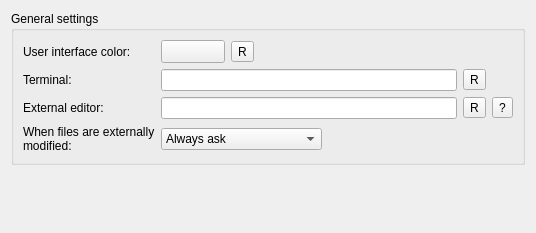
<?xml version="1.0" encoding="UTF-8"?>
<ui version="4.0">
 <class>Core::Internal::GeneralSettings</class>
 <widget class="QWidget" name="Core::Internal::GeneralSettings">
  <property name="geometry">
   <rect>
    <x>0</x>
    <y>0</y>
    <width>536</width>
    <height>233</height>
   </rect>
  </property>
  <layout class="QVBoxLayout" name="verticalLayout_2">
   <item>
    <widget class="QGroupBox" name="groupBox">
     <property name="title">
      <string>General settings</string>
     </property>
     <layout class="QGridLayout" name="gridLayout">
      <item row="1" column="0">
       <widget class="QLabel" name="terminalLabel">
        <property name="text">
         <string>Terminal:</string>
        </property>
       </widget>
      </item>
      <item row="7" column="0">
       <widget class="QLabel" name="label">
        <property name="text">
         <string>External editor:</string>
        </property>
       </widget>
      </item>
      <item row="9" column="0">
       <widget class="QLabel" name="label_2">
        <property name="text">
         <string>When files are externally modified:</string>
        </property>
        <property name="wordWrap">
         <bool>true</bool>
        </property>
       </widget>
      </item>
      <item row="1" column="1">
       <widget class="QLineEdit" name="terminalEdit"/>
      </item>
      <item row="0" column="0">
       <widget class="QLabel" name="colorLabel">
        <property name="text">
         <string>User interface color:</string>
        </property>
       </widget>
      </item>
      <item row="1" column="2">
       <widget class="QToolButton" name="resetTerminalButton">
        <property name="toolTip">
         <string>Reset to default</string>
        </property>
        <property name="text">
         <string>R</string>
        </property>
        <property name="icon">
         <iconset>
          <normaloff>:/core/images/reset.png</normaloff>:/core/images/reset.png</iconset>
        </property>
       </widget>
      </item>
      <item row="7" column="1">
       <widget class="QLineEdit" name="externalEditorEdit"/>
      </item>
      <item row="7" column="2">
       <widget class="QToolButton" name="resetEditorButton">
        <property name="toolTip">
         <string>Reset to default</string>
        </property>
        <property name="text">
         <string>R</string>
        </property>
        <property name="icon">
         <iconset>
          <normaloff>:/core/images/reset.png</normaloff>:/core/images/reset.png</iconset>
        </property>
       </widget>
      </item>
      <item row="7" column="3">
       <widget class="QToolButton" name="helpExternalEditorButton">
        <property name="text">
         <string>?</string>
        </property>
       </widget>
      </item>
      <item row="0" column="1">
       <widget class="QWidget" name="widget" native="true">
        <layout class="QGridLayout" name="gridLayout_2">
         <property name="margin">
          <number>0</number>
         </property>
         <item row="0" column="1">
          <widget class="QToolButton" name="resetButton">
           <property name="toolTip">
            <string>Reset to default</string>
           </property>
           <property name="text">
            <string>R</string>
           </property>
           <property name="icon">
            <iconset>
             <normaloff>:/core/images/reset.png</normaloff>:/core/images/reset.png</iconset>
           </property>
          </widget>
         </item>
         <item row="0" column="0">
          <widget class="Utils::QtColorButton" name="colorButton">
           <property name="sizePolicy">
            <sizepolicy hsizetype="Preferred" vsizetype="Preferred">
             <horstretch>0</horstretch>
             <verstretch>0</verstretch>
            </sizepolicy>
           </property>
           <property name="minimumSize">
            <size>
             <width>64</width>
             <height>0</height>
            </size>
           </property>
           <property name="alphaAllowed" stdset="0">
            <bool>false</bool>
           </property>
          </widget>
         </item>
         <item row="0" column="2">
          <spacer name="horizontalSpacer">
           <property name="orientation">
            <enum>Qt::Horizontal</enum>
           </property>
           <property name="sizeHint" stdset="0">
            <size>
             <width>40</width>
             <height>20</height>
            </size>
           </property>
          </spacer>
         </item>
        </layout>
       </widget>
      </item>
      <item row="9" column="1">
       <widget class="QWidget" name="widget_2" native="true">
        <layout class="QGridLayout" name="gridLayout_3">
         <property name="margin">
          <number>0</number>
         </property>
         <item row="0" column="0">
          <widget class="QComboBox" name="reloadBehavior">
           <property name="sizePolicy">
            <sizepolicy hsizetype="Preferred" vsizetype="Fixed">
             <horstretch>0</horstretch>
             <verstretch>0</verstretch>
            </sizepolicy>
           </property>
           <property name="currentIndex">
            <number>0</number>
           </property>
           <item>
            <property name="text">
             <string>Always ask</string>
            </property>
           </item>
           <item>
            <property name="text">
             <string>Reload all modified files</string>
            </property>
           </item>
           <item>
            <property name="text">
             <string>Ignore modifications</string>
            </property>
           </item>
          </widget>
         </item>
         <item row="0" column="1">
          <spacer name="horizontalSpacer_2">
           <property name="orientation">
            <enum>Qt::Horizontal</enum>
           </property>
           <property name="sizeHint" stdset="0">
            <size>
             <width>132</width>
             <height>20</height>
            </size>
           </property>
          </spacer>
         </item>
        </layout>
       </widget>
      </item>
     </layout>
    </widget>
   </item>
   <item>
    <spacer name="verticalSpacer">
     <property name="orientation">
      <enum>Qt::Vertical</enum>
     </property>
     <property name="sizeHint" stdset="0">
      <size>
       <width>20</width>
       <height>111</height>
      </size>
     </property>
    </spacer>
   </item>
  </layout>
 </widget>
 <customwidgets>
  <customwidget>
   <class>Utils::QtColorButton</class>
   <extends>QToolButton</extends>
   <header>utils/qtcolorbutton.h</header>
  </customwidget>
 </customwidgets>
 <resources/>
 <connections/>
</ui>
